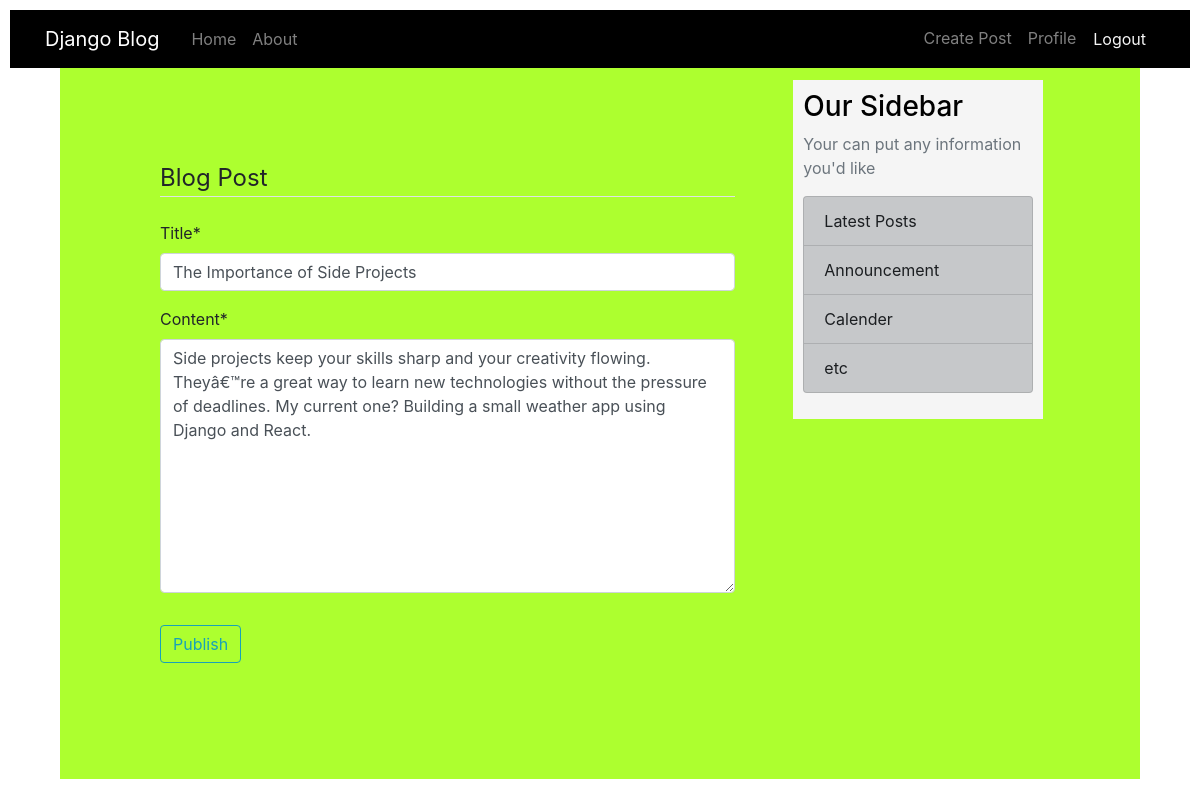
/blog/post/15/update/ (signed in), run on the app's committed database.
### blog/models.py (models this page shows, shortened)
class Post(models.Model):
	title=models.CharField(max_length=200)
	content=models.TextField()
	date_posted=models.DateTimeField(default=timezone.now)#auto_now_add=True when we need only date when post is posted , default=timezone.now when we ant to chnage dtae modified
	author=models.ForeignKey(User,on_delete=models.CASCADE)#when we want unique author for his post and also delete post when author deleted

### blog/views.py (the view, shortened to what this page needs)
# urls.py: path('post/<int:pk>/update/', PostUpdateView.as_view(),name='post-update'),#to update new post
class PostUpdateView(LoginRequiredMixin,UserPassesTestMixin,UpdateView):
	model =Post
	fields=['title','content']
	def test_func(self):
		post=self.get_object()
		if self.request.user ==post.author:
			return True
		return False

### blog/templates/blog/post_form.html (shortened to what this page needs)
{% extends "blog/base.html" %}
{% load crispy_forms_tags %}
{% block content %}
	<div class="main">
    <form method="POST">
    	<fieldset class="form-group">
    		<legend class="border-bottom mb-4">
    			Blog Post
    		</legend>
    		{{ form|crispy }}
    	</fieldset>
    	<div class="form-group">
    		<button class="btn btn-outline-info" type="submit">Publish</button>
    	</div>
    </form>
	</div>
{% endblock %}

### blog/static/css/style.css (style rules this page uses)
body { background-color: #fff; }
.main { box-align: center; display: grid; width: 90%; margin: 60px; padding: 20px; background-color: greenyellow; }

### data on the page
Post: title "The Importance of Side Projects", content "Side projects keep your skills sharp and your creativity flowing. Theyâ€™re a great way to learn new technologies without the pressure of deadlines. My current one? Building a small weather app using Django and React."
